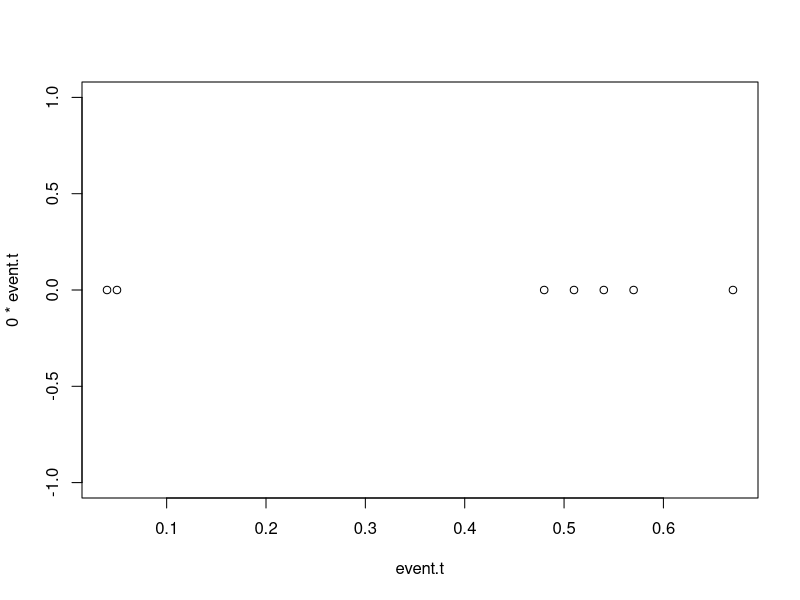

This chart was generated by the following R code:
#ex1
  #ex1 from problem sheet
#a)
dpois(2,0.5*8) 
#b)
ppois(2,5*0.5)
  #ex3
1-ppois(16,12)
  #ex4
#a)
dexp(1,10/2)
#b)
dexp(2,10/2)
#c)
dpois(6,10/2)
#ex2
lambda <- 10
tmax <- 1
n <- 100
dt <- T/n
t <- (1:n)*dt
p <- lambda*dt
q <- 1-p
x <- sample(c(0,1),n,prob=c(q,p),replace=TRUE)
sum(x)
t[x==1]
event.t <- t[x==1]
plot(event.t, 0*event.t)
#ex3
plusone <- function(x) {
  y <- x+1
  return(y)
}
#ex4